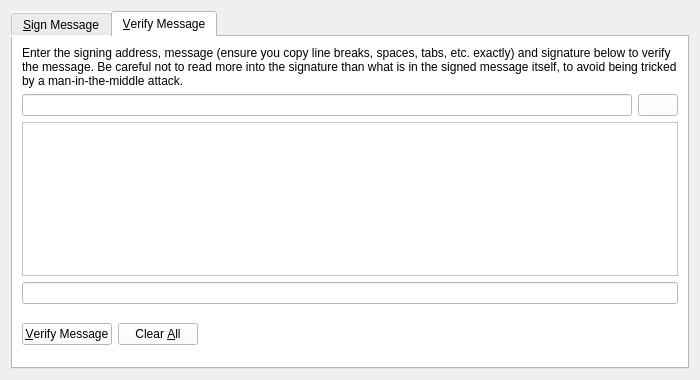
<?xml version="1.0" encoding="UTF-8"?>
<ui version="4.0">
 <class>SignVerifyMessageDialog</class>
 <widget class="QDialog" name="SignVerifyMessageDialog">
  <property name="geometry">
   <rect>
    <x>0</x>
    <y>0</y>
    <width>700</width>
    <height>380</height>
   </rect>
  </property>
  <property name="windowTitle">
   <string>Signatures - Sign / Verify a Message</string>
  </property>
  <property name="modal">
   <bool>true</bool>
  </property>
  <layout class="QVBoxLayout" name="verticalLayout">
   <item>
    <widget class="QTabWidget" name="tabWidget">
     <property name="styleSheet">
      <string notr="true">background-color: rgb(255, 255, 255);</string>
     </property>
     <property name="currentIndex">
      <number>1</number>
     </property>
     <widget class="QWidget" name="tabSignMessage">
      <attribute name="title">
       <string>&amp;Sign Message</string>
      </attribute>
      <layout class="QVBoxLayout" name="verticalLayout_SM">
       <item>
        <widget class="QLabel" name="infoLabel_SM">
         <property name="text">
          <string>You can sign messages with your addresses to prove you own them. Be careful not to sign anything vague, as phishing attacks may try to trick you into signing your identity over to them. Only sign fully-detailed statements you agree to.</string>
         </property>
         <property name="textFormat">
          <enum>Qt::PlainText</enum>
         </property>
         <property name="wordWrap">
          <bool>true</bool>
         </property>
        </widget>
       </item>
       <item>
        <layout class="QHBoxLayout" name="horizontalLayout_1_SM">
         <item>
          <widget class="QValidatedLineEdit" name="addressIn_SM">
           <property name="toolTip">
            <string>The address to sign the message with (e.g. E8gZqgY4r2RoEdqYk3QsAqFckyf9pRHN6i)</string>
           </property>
           <property name="maxLength">
            <number>34</number>
           </property>
          </widget>
         </item>
         <item>
          <widget class="QPushButton" name="addressBookButton_SM">
           <property name="toolTip">
            <string>Choose an address from the address book</string>
           </property>
           <property name="text">
            <string/>
           </property>
           <property name="shortcut">
            <string>Alt+A</string>
           </property>
           <property name="autoDefault">
            <bool>false</bool>
           </property>
          </widget>
         </item>
         <item>
          <widget class="QPushButton" name="pasteButton_SM">
           <property name="toolTip">
            <string>Paste address from clipboard</string>
           </property>
           <property name="text">
            <string/>
           </property>
           <property name="shortcut">
            <string>Alt+P</string>
           </property>
           <property name="autoDefault">
            <bool>false</bool>
           </property>
          </widget>
         </item>
        </layout>
       </item>
       <item>
        <widget class="QPlainTextEdit" name="messageIn_SM">
         <property name="toolTip">
          <string>Enter the message you want to sign here</string>
         </property>
        </widget>
       </item>
       <item>
        <layout class="QHBoxLayout" name="horizontalLayout_2_SM">
         <item>
          <widget class="QLineEdit" name="signatureOut_SM">
           <property name="font">
            <font>
             <italic>true</italic>
            </font>
           </property>
           <property name="readOnly">
            <bool>true</bool>
           </property>
          </widget>
         </item>
         <item>
          <widget class="QPushButton" name="copySignatureButton_SM">
           <property name="toolTip">
            <string>Copy the current signature to the system clipboard</string>
           </property>
           <property name="text">
            <string/>
           </property>
           <property name="autoDefault">
            <bool>false</bool>
           </property>
          </widget>
         </item>
        </layout>
       </item>
       <item>
        <layout class="QHBoxLayout" name="horizontalLayout_3_SM">
         <item>
          <widget class="QPushButton" name="signMessageButton_SM">
           <property name="toolTip">
            <string>Sign the message to prove you own this Eltoken address</string>
           </property>
           <property name="text">
            <string>&amp;Sign Message</string>
           </property>
           <property name="icon">
            <iconset resource="../eltoken.qrc">
             <normaloff>:/icons/edit</normaloff>:/icons/edit</iconset>
           </property>
           <property name="autoDefault">
            <bool>false</bool>
           </property>
          </widget>
         </item>
         <item>
          <widget class="QPushButton" name="clearButton_SM">
           <property name="toolTip">
            <string>Reset all sign message fields</string>
           </property>
           <property name="text">
            <string>Clear &amp;All</string>
           </property>
           <property name="icon">
            <iconset resource="../eltoken.qrc">
             <normaloff>:/icons/remove</normaloff>:/icons/remove</iconset>
           </property>
           <property name="autoDefault">
            <bool>false</bool>
           </property>
          </widget>
         </item>
         <item>
          <spacer name="horizontalSpacer_1_SM">
           <property name="orientation">
            <enum>Qt::Horizontal</enum>
           </property>
           <property name="sizeHint" stdset="0">
            <size>
             <width>40</width>
             <height>48</height>
            </size>
           </property>
          </spacer>
         </item>
         <item>
          <widget class="QLabel" name="statusLabel_SM">
           <property name="font">
            <font>
             <weight>75</weight>
             <bold>true</bold>
            </font>
           </property>
           <property name="text">
            <string/>
           </property>
           <property name="wordWrap">
            <bool>true</bool>
           </property>
          </widget>
         </item>
         <item>
          <spacer name="horizontalSpacer_2_SM">
           <property name="orientation">
            <enum>Qt::Horizontal</enum>
           </property>
           <property name="sizeHint" stdset="0">
            <size>
             <width>40</width>
             <height>48</height>
            </size>
           </property>
          </spacer>
         </item>
        </layout>
       </item>
      </layout>
     </widget>
     <widget class="QWidget" name="tabVerifyMessage">
      <attribute name="title">
       <string>&amp;Verify Message</string>
      </attribute>
      <layout class="QVBoxLayout" name="verticalLayout_VM">
       <item>
        <widget class="QLabel" name="infoLabel_VM">
         <property name="text">
          <string>Enter the signing address, message (ensure you copy line breaks, spaces, tabs, etc. exactly) and signature below to verify the message. Be careful not to read more into the signature than what is in the signed message itself, to avoid being tricked by a man-in-the-middle attack.</string>
         </property>
         <property name="textFormat">
          <enum>Qt::PlainText</enum>
         </property>
         <property name="alignment">
          <set>Qt::AlignLeading|Qt::AlignLeft|Qt::AlignTop</set>
         </property>
         <property name="wordWrap">
          <bool>true</bool>
         </property>
        </widget>
       </item>
       <item>
        <layout class="QHBoxLayout" name="horizontalLayout_1_VM">
         <item>
          <widget class="QValidatedLineEdit" name="addressIn_VM">
           <property name="toolTip">
            <string>The address the message was signed with (e.g. E8gZqgY4r2RoEdqYk3QsAqFckyf9pRHN6i)</string>
           </property>
           <property name="maxLength">
            <number>34</number>
           </property>
          </widget>
         </item>
         <item>
          <widget class="QPushButton" name="addressBookButton_VM">
           <property name="toolTip">
            <string>Choose an address from the address book</string>
           </property>
           <property name="text">
            <string/>
           </property>
           <property name="shortcut">
            <string>Alt+A</string>
           </property>
           <property name="autoDefault">
            <bool>false</bool>
           </property>
          </widget>
         </item>
        </layout>
       </item>
       <item>
        <widget class="QPlainTextEdit" name="messageIn_VM"/>
       </item>
       <item>
        <widget class="QValidatedLineEdit" name="signatureIn_VM"/>
       </item>
       <item>
        <layout class="QHBoxLayout" name="horizontalLayout_2_VM">
         <item>
          <widget class="QPushButton" name="verifyMessageButton_VM">
           <property name="toolTip">
            <string>Verify the message to ensure it was signed with the specified Eltoken address</string>
           </property>
           <property name="text">
            <string>&amp;Verify Message</string>
           </property>
           <property name="icon">
            <iconset resource="../eltoken.qrc">
             <normaloff>:/icons/transaction_0</normaloff>:/icons/transaction_0</iconset>
           </property>
           <property name="autoDefault">
            <bool>false</bool>
           </property>
          </widget>
         </item>
         <item>
          <widget class="QPushButton" name="clearButton_VM">
           <property name="toolTip">
            <string>Reset all verify message fields</string>
           </property>
           <property name="text">
            <string>Clear &amp;All</string>
           </property>
           <property name="icon">
            <iconset resource="../eltoken.qrc">
             <normaloff>:/icons/remove</normaloff>:/icons/remove</iconset>
           </property>
           <property name="autoDefault">
            <bool>false</bool>
           </property>
          </widget>
         </item>
         <item>
          <spacer name="horizontalSpacer_1_VM">
           <property name="orientation">
            <enum>Qt::Horizontal</enum>
           </property>
           <property name="sizeHint" stdset="0">
            <size>
             <width>40</width>
             <height>48</height>
            </size>
           </property>
          </spacer>
         </item>
         <item>
          <widget class="QLabel" name="statusLabel_VM">
           <property name="font">
            <font>
             <weight>75</weight>
             <bold>true</bold>
            </font>
           </property>
           <property name="text">
            <string/>
           </property>
           <property name="wordWrap">
            <bool>true</bool>
           </property>
          </widget>
         </item>
         <item>
          <spacer name="horizontalSpacer_2_VM">
           <property name="orientation">
            <enum>Qt::Horizontal</enum>
           </property>
           <property name="sizeHint" stdset="0">
            <size>
             <width>40</width>
             <height>48</height>
            </size>
           </property>
          </spacer>
         </item>
        </layout>
       </item>
      </layout>
     </widget>
    </widget>
   </item>
  </layout>
 </widget>
 <customwidgets>
  <customwidget>
   <class>QValidatedLineEdit</class>
   <extends>QLineEdit</extends>
   <header>qvalidatedlineedit.h</header>
  </customwidget>
 </customwidgets>
 <resources>
  <include location="../eltoken.qrc"/>
 </resources>
 <connections/>
</ui>
